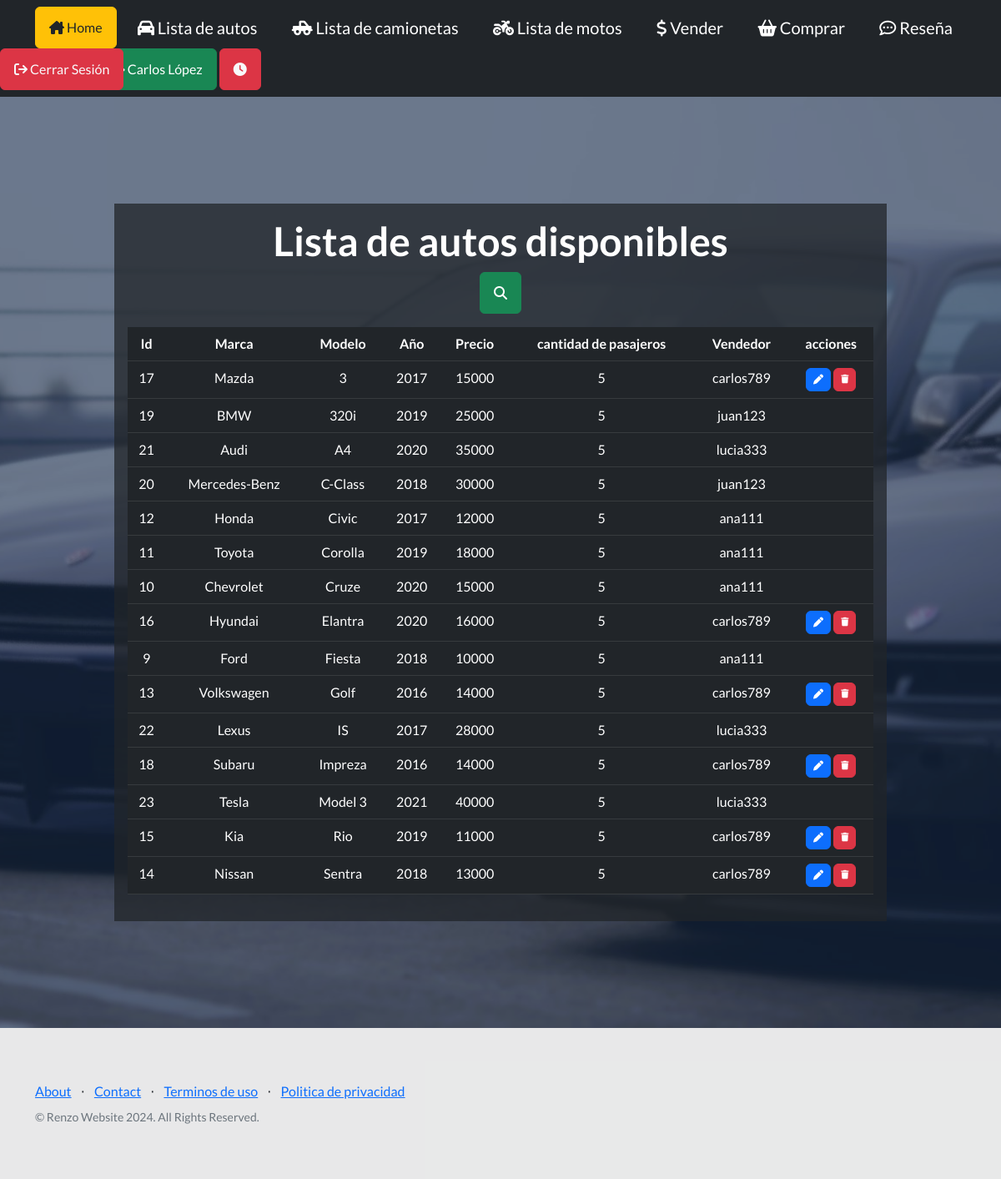
The app's page /encontrarAutomovil/ (signed in) with its own data.
### entidades/models.py (models this page shows, shortened)
class Automovil(models.Model):
    marca = models.CharField(max_length=100)
    modelo = models.CharField(max_length=100)
    año = models.CharField(max_length=50)
    precio = models.CharField(max_length=50)
    pasajeros = models.ForeignKey(CantidadPasajeros, on_delete=models.CASCADE, null=True, default=None)
    vendedor = models.ForeignKey(User, on_delete=models.CASCADE)
    class Meta:
        verbose_name = "Automóvil"
        verbose_name_plural = "Automóviles"
        ordering = ["modelo", "marca", "año"]

class CantidadPasajeros(models.Model):
    cantidad = models.CharField(max_length=50)
    def __str__(self):
        return self.cantidad

### entidades/views.py (the view)
# urls.py: path('encontrarAutomovil/', encontrarAutomovil, name="encontrarAutomovil"),
@login_required
def encontrarAutomovil(request):
    if request.GET.get("buscar"):
        patron = request.GET["buscar"]
        autos = Automovil.objects.filter(marca__icontains=patron)
        contexto = {'automovil_list': autos}
    else:
        contexto = {'automovil_list': Automovil.objects.all()}
    return render(request, "entidades/automovil_list.html", contexto)

### entidades/templates/entidades/automovil_list.html (shortened to what this page needs)
{% extends 'entidades/index.html' %}
{% block titulo %}
<div class="w-100 p-3 bg-dark bg-opacity-75">
<h1>Lista de autos disponibles</h1>
<p><a class="btn btn-success" href="{% url 'buscarAutomovil' %}"> <i class="fa-solid fa-magnifying-glass"></i></a></p>
<table class="table table-dark table-hover">
    <thead>
        <tr>
            <th>Id</th>
            <th>Marca</th>
            <th>Modelo</th>
            <th>Año</th>
            <th>Precio</th>
            <th>cantidad de pasajeros</th>
            <th>Vendedor</th>
            <th>acciones</th>
        </tr>
    </thead>
    <tbody>
    {% for u in automovil_list %}
        <tr>
            <td>{{ u.id }}</td>
            <td>{{ u.marca }}</td>
            <td>{{ u.modelo }}</td>
            <td>{{ u.año }}</td>
            <td>{{ u.precio }}</td>
            <td>{{ u.pasajeros }}</td>
            <td>{{ u.vendedor }}</td>
            <td>
                {% if u.vendedor == request.user %}
                <a href="{% url 'automovilUpdate' u.id %}" class="btn btn-primary" style="--bs-btn-padding-y: .25rem; --bs-btn-padding-x: .5rem; --bs-btn-font-size: .75rem;"
                ><i class="fa-solid fa-pen" title="Edit Record"></i>
                </a>
                <a href="{% url 'automovilDelete' u.id %}" class="btn btn-danger" style="--bs-btn-padding-y: .25rem; --bs-btn-padding-x: .5rem; --bs-btn-font-size: .75rem;"
                >
                </a>
                {% endif %}
            </td>
        </tr>
    {% endfor %}
    </tbody>
</table>
</div>
{% endblock titulo %}

### entidades/templates/entidades/index.html (shortened to what this page needs)
<!DOCTYPE html>
<html lang="en">
    <head>
        {% load static %}
        <link href="https://cdn.jsdelivr.net/npm/bootstrap-icons@1.5.0/font/bootstrap-icons.css" rel="stylesheet" type="text/css" />
        <link href="{% static 'css/styles.css' %}" rel="stylesheet" />
        <link rel="stylesheet" href="https://cdnjs.cloudflare.com/ajax/libs/font-awesome/6.4.0/css/all.min.css">
    </head>
    <body>
        {% block menu %}
        <div>
            <nav class="navbar navbar-dark bg-dark static-top">
                <div class="container">
                    <a class="btn btn-warning text-dark" href="{% url 'home' %}"><i class="fa-solid fa-house-chimney"></i> Home</a>
                    {% if user.is_authenticated %}
                    <a class="navbar-brand"href="{% url 'lista_de_autos' %}"><i class="fa-solid fa-car"></i> Lista de autos</a>
                    <a class="navbar-brand"href="{% url 'lista_de_camionetas' %}"><i class="fa-solid fa-truck-pickup"></i> Lista de camionetas</a>
                    <a class="navbar-brand"href="{% url 'lista_de_motos' %}"><i class="fa-solid fa-motorcycle"></i> Lista de motos</a>
                    <a class="navbar-brand" href="{% url 'vender' %}"><i class="fa-solid fa-dollar-sign"></i> Vender</a>
                    <a class="navbar-brand"href="{% url 'comprar' %}"><i class="fa-solid fa-basket-shopping"></i> Comprar</a>
                    <a class="navbar-brand" href="{% url 'reseña' %}"><i class="fa-regular fa-comment-dots"></i> Reseña</a>
                    <div classs="text-center">
                        <a href= "{% url 'agregarAvatar' %}"><img class="rounded-circle border border-light" src="{{ request.session.avatar }}" alt="mi foto" height="50px" weight="50px"></a>
                        <a class="btn btn-success" href="{% url 'perfil' %}"> {{user.first_name}} {{user.last_name}} </a>
                        <a class="btn btn-danger text-light" href="{% url 'Historial' %}"><i class="fa-solid fa-clock"></i></a>
                        <a class="btn btn-danger text-light position-absolute top-10 start-0" href="{% url 'confirmLogout' %}"><i class="fa-solid fa-arrow-right-from-bracket"></i> Cerrar Sesión</a>
                        {% else %}
                        <a class="btn btn-success text-light" href="{% url 'login' %}"><i class="fa-regular fa-user"></i> Iniciar Sesión</a>
                        <a class="btn btn-success text-light" href="{% url 'registro' %}"><i class="fa-regular fa-user"></i> Registrarse</a>
                {% endif %}
                </div>
            </nav>
            {% endblock menu %}
            <header class="masthead">
                <div class="container position-relative">
                    <div class="row justify-content-center">
                        <div class="col-xl-10">
                            <div class="text-center text-white">
                                {% block titulo %}
                                {% endblock titulo %}
                            </div>
                        </div>
                    </div>
                </header>
            </div>
            {% block info %}
            <footer class="footer bg-dark bg-opacity-10">
                <div class="container">
                <div class="row">
                    <div class="col-lg-6 h-100 text-center text-lg-start my-auto">
                        <ul class="list-inline mb-2">
                            <li class="list-inline-item"><a href="{% url 'about' %}">About</a></li>
                            <li class="list-inline-item">⋅</li>
                            <li class="list-inline-item"><a href="{% url 'contact' %}">Contact</a></li>
                            <li class="list-inline-item">⋅</li>
                            <li class="list-inline-item"><a href="{% url 'terminos' %}">Terminos de uso</a></li>
                            <li class="list-inline-item">⋅</li>
                            <li class="list-inline-item"><a href="{% url 'privacidad' %}">Politica de privacidad</a></li>
                        </ul>
                        <p class="text-muted small mb-4 mb-lg-0">&copy; Renzo Website 2024. All Rights Reserved.</p>
                    </div>
                </footer>
                {% endblock info %}
            </body>
            </html>

### records on screen
Automovil: id "17", marca "Mazda", modelo "3", año "2017", precio "15000", pasajeros "5", vendedor "carlos789"
Automovil: id "19", marca "BMW", modelo "320i", año "2019", precio "25000", pasajeros "5", vendedor "juan123"
Automovil: id "21", marca "Audi", modelo "A4", año "2020", precio "35000", pasajeros "5", vendedor "lucia333"
Automovil: id "20", marca "Mercedes-Benz", modelo "C-Class", año "2018", precio "30000", pasajeros "5", vendedor "juan123"
Automovil: id "12", marca "Honda", modelo "Civic", año "2017", precio "12000", pasajeros "5", vendedor "ana111"
Automovil: id "11", marca "Toyota", modelo "Corolla", año "2019", precio "18000", pasajeros "5", vendedor "ana111"
Automovil: id "10", marca "Chevrolet", modelo "Cruze", año "2020", precio "15000", pasajeros "5", vendedor "ana111"
Automovil: id "16", marca "Hyundai", modelo "Elantra", año "2020", precio "16000", pasajeros "5", vendedor "carlos789"
Automovil: id "9", marca "Ford", modelo "Fiesta", año "2018", precio "10000", pasajeros "5", vendedor "ana111"
Automovil: id "13", marca "Volkswagen", modelo "Golf", año "2016", precio "14000", pasajeros "5", vendedor "carlos789"
Automovil: id "22", marca "Lexus", modelo "IS", año "2017", precio "28000", pasajeros "5", vendedor "lucia333"
Automovil: id "18", marca "Subaru", modelo "Impreza", año "2016", precio "14000", pasajeros "5", vendedor "carlos789"
Automovil: id "23", marca "Tesla", modelo "Model 3", año "2021", precio "40000", pasajeros "5", vendedor "lucia333"
Automovil: id "15", marca "Kia", modelo "Rio", año "2019", precio "11000", pasajeros "5", vendedor "carlos789"
Automovil: id "14", marca "Nissan", modelo "Sentra", año "2018", precio "13000", pasajeros "5", vendedor "carlos789"

### other values on screen
{{ user.first_name }} "Carlos"
{{ user.last_name }} "López"
